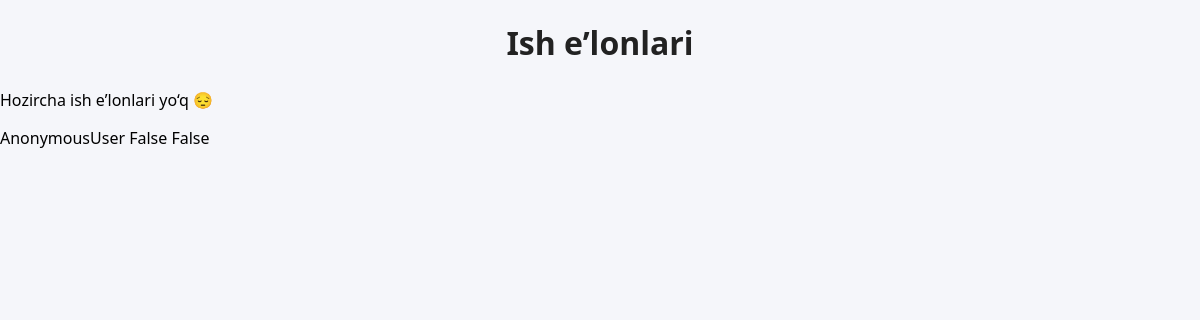
The page /api/jobs/ on the database as committed earlier.
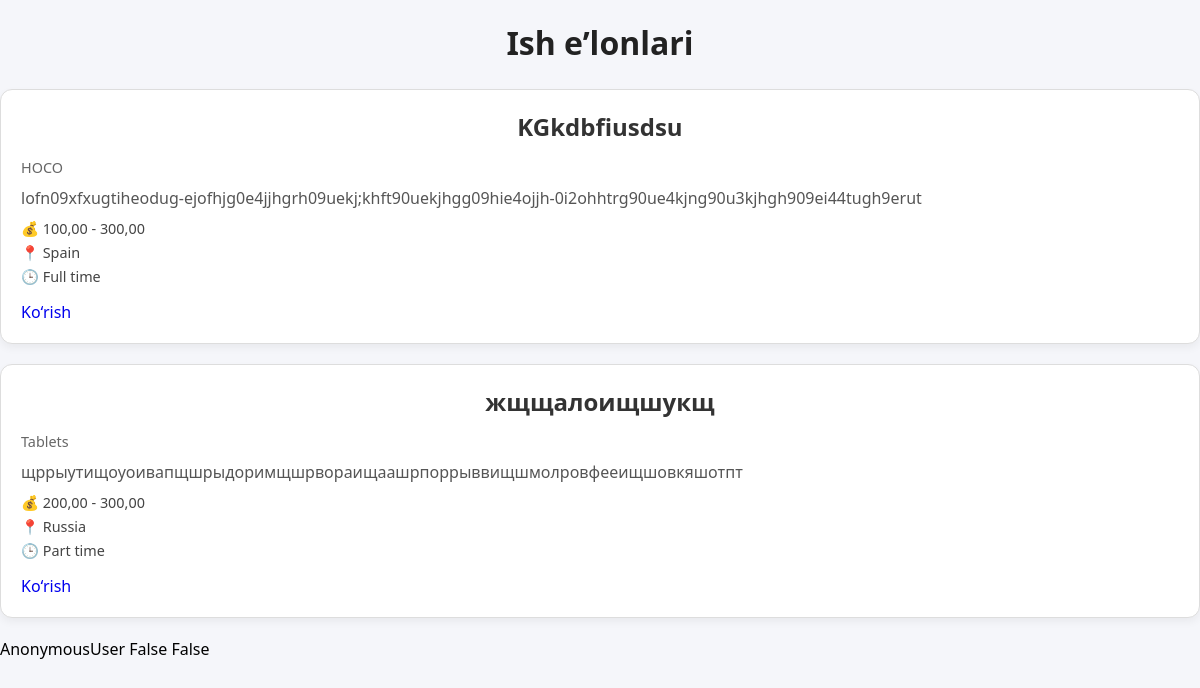
The same page on the database as committed later.
### main/models.py (models this page shows, shortened)
class Job(models.Model):
    JOB_TYPES = (
        ("full_time", "Full time"),
        ("part_time", "Part time"),
        ("remote", "Remote"),
    )
    title = models.CharField(max_length=255)
    description = models.TextField()
    salary_min = models.DecimalField(max_digits=10, decimal_places=2)
    salary_max = models.DecimalField(max_digits=10, decimal_places=2)
    location = models.ManyToManyField(Location)
    job_type = models.CharField(max_length=20, choices=JOB_TYPES)
    company = models.ForeignKey(Company, on_delete=models.CASCADE)

class Company(models.Model):
    name = models.CharField(max_length=255)
    logo = models.ImageField(upload_to='media/')
    description = models.TextField(blank=True, null=True)
    owner = models.ForeignKey(User, on_delete=models.CASCADE)

class Location(models.Model):
    name = models.CharField(max_length=200)

### main/views.py (the view)
# urls.py: path('jobs/', job_list, name='job_list'),
def job_list(request):
    jobs = Job.objects.all()
    return render(request, 'jobs/job_list.html', {'jobs': jobs})

### templates/jobs/job_list.html (shortened to what this page needs)
{% load static %}
<!DOCTYPE html>
<html lang="uz">
<head>
    <link rel="stylesheet" href="{% static 'job.css' %}">
</head>
<body>
    <div class="jobs-container">
        <h1 class="title">Ish e’lonlari</h1>
        {% for job in jobs %}
        <div class="job-card">
            <div class="job-header">
                <h2>{{ job.title }}</h2>
                <p class="company">{{ job.company.name }}</p>
            </div>
            <p class="desc">{{ job.description|truncatechars:150 }}</p>
            <p class="salary">💰 {{ job.salary_min }} - {{ job.salary_max }}</p>
            <p class="location">
                📍{% for loc in job.location.all %}
                {{ loc.name }}{% if not forloop.last %}, {% endif %}
                {% endfor %}
            </p>
            <p class="type">🕒 {{ job.get_job_type_display }}</p>
            <div class="actions">
                <a href="{% url 'job_detail' job.id %}" class="view-btn">Ko‘rish</a>
            </div>
        </div>
        {% empty %}
        <p>Hozircha ish e’lonlari yo‘q 😔</p>
        {% endfor %}
    </div>
    {{ request.user }}
    {{ request.user.is_staff }}
    {{ request.user.is_superuser }}
</body>
</html>

### static/job.css (style rules this page uses)
body { background-color: #f5f6fa; font-family: "Segoe UI", Arial, sans-serif; margin: 0; padding: 0; }
h1, h2, h3 { color: #222; text-align: center; margin-bottom: 25px; }
a { text-decoration: none; }
.job-card { background-color: #fff; border: 1px solid #ddd; border-radius: 12px; padding: 20px; margin-bottom: 20px; box-shadow: 0 4px 8px rgba(0,0,0,0.05); transition: 0.3s; }
.job-card h2 { margin: 0; color: #333; }
.job-card .company { color: #666; font-size: 0.9em; margin-bottom: 10px; }
.desc { color: #555; margin: 10px 0; }
.salary, .location, .type { font-size: 0.9em; margin: 5px 0; color: #444; }
.actions { margin-top: 15px; }
.actions a { margin-right: 10px; }

Rows that differ between the two databases and show on the page:
added Job: title "KGkdbfiusdsu", company.name "HOCO", description "lofn09xfxugtiheodug-ejofhjg0e4jjhgrh09uekj;khft90uekjhgg09hie4ojjh-0i2ohhtrg90ue4kjng90u3kjhgh909ei44tugh9erut", salary_min "100,00", salary_max "300,00", job_type "Full time"
added Location: name "Spain", shown under "KGkdbfiusdsu"
added Job: title "жщщалоищшукщ", company.name "Tablets", description "щррыутищоуоивапщшрыдоримщшрвораищаашрпоррыввищшмолровфееищшовкяшотпт", salary_min "200,00", salary_max "300,00", job_type "Part time"
added Location: name "Russia", shown under "жщщалоищшукщ"
Other text that changed with them:
text no longer shown: "Hozircha ish e’lonlari yo‘q 😔"
